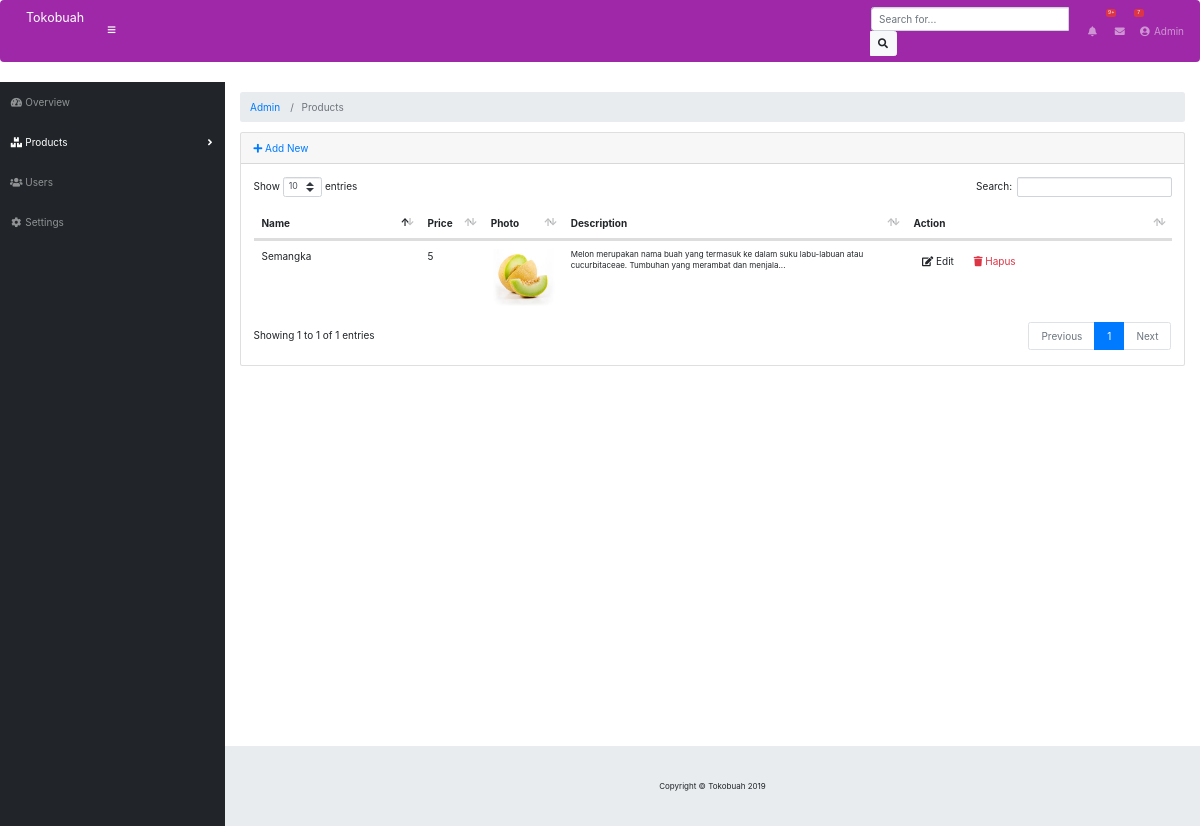
Page /index.php/admin/products on the committed database.
### tables this page shows
CREATE TABLE `products` (
  `product_id` varchar(64) NOT NULL,
  `name` varchar(255) NOT NULL,
  `price` int(11) NOT NULL,
  `image` varchar(255) NOT NULL DEFAULT 'default.jpg',
  `description` text NOT NULL
);

### application/controllers/admin/Products.php (called while the page is built, shortened)
<?php
class Products extends CI_Controller
{
    public function __construct()
    {
        $this->load->model("product_model");
    }
    public function index()
    {
        $data["products"] = $this->product_model->getAll();
        $this->load->view("admin/product/list", $data);
    }
}

### index.php (called while the page is built, shortened)
<?php
require_once BASEPATH.'core/CodeIgniter.php';

### application/models/Product_model.php (called while the page is built, shortened)
<?php defined('BASEPATH') OR exit('No direct script access allowed');
class Product_model extends CI_Model
{
    private $_table = "products";
    public function getAll()
    {
        return $this->db->get($this->_table)->result();
    }
}

### application/views/admin/product/list.php (the view, shortened to what this page needs)
<!DOCTYPE html>
<html lang="en">
<head>
	<?php $this->load->view("admin/_partials/head.php") ?>
</head>
<body id="page-top">
	<?php $this->load->view("admin/_partials/navbar.php") ?>
	<div id="wrapper">
		<?php $this->load->view("admin/_partials/sidebar.php") ?>
		<div id="content-wrapper">
			<div class="container-fluid">
				<?php $this->load->view("admin/_partials/breadcrumb.php") ?>
				<div class="card mb-3">
					<div class="card-header">
						<a href="<?php echo site_url('admin/products/add') ?>"><i class="fas fa-plus"></i> Add New</a>
					</div>
					<div class="card-body">
						<div class="table-responsive">
							<table class="table table-hover" id="dataTable" width="100%" cellspacing="0">
								<thead>
									<tr>
										<th>Name</th>
										<th>Price</th>
										<th>Photo</th>
										<th>Description</th>
										<th>Action</th>
									</tr>
								</thead>
								<tbody>
									<?php foreach ($products as $product): ?>
									<tr>
										<td width="150">
											<?php echo $product->name ?>
										</td>
										<td>
											<?php echo $product->price ?>
										</td>
										<td>
											<img src="<?php echo base_url('upload/product/'.$product->image) ?>" width="64" />
										</td>
										<td class="small">
											<?php echo substr($product->description, 0, 120) ?>...</td>
										<td width="250">
											<a href="<?php echo site_url('admin/products/edit/'.$product->product_id) ?>"
											 class="btn btn-small"><i class="fas fa-edit"></i> Edit</a>
											<a onclick="deleteConfirm('<?php echo site_url('admin/products/delete/'.$product->product_id) ?>')"
											 href="#!" class="btn btn-small text-danger"><i class="fas fa-trash"></i> Hapus</a>
										</td>
									</tr>
									<?php endforeach; ?>
								</tbody>
							</table>
						</div>
					</div>
				</div>
			</div>
			<?php $this->load->view("admin/_partials/footer.php") ?>
		</div>
	</div>
</body>
</html>

### application/views/admin/_partials/head.php (shortened to what this page needs)
<link href="<?php echo base_url('assets/bootstrap/css/bootstrap.min.css') ?>" rel="stylesheet">
<link href="<?php echo base_url('assets/fontawesome-free/css/all.min.css') ?>" rel="stylesheet" type="text/css">
<link href="<?php echo base_url('assets/datatables/dataTables.bootstrap4.css') ?>" rel="stylesheet">
<link href="<?php echo base_url('css/sb-admin.css') ?>" rel="stylesheet">

### application/views/admin/_partials/navbar.php (shortened to what this page needs)
<nav class="navbar navbar-expand navbar-dark bg-success static-top">
    <a class="navbar-brand mr-1" href="<?php echo site_url('admin') ?>"><?php echo SITE_NAME ?></a>
    <button class="btn btn-link btn-sm text-white order-1 order-sm-0" id="sidebarToggle" href="#">
        <i class="fas fa-bars"></i>
    </button>
    <form class="d-none d-md-inline-block form-inline ml-auto mr-0 mr-md-3 my-2 my-md-0">
        <div class="input-group">
            <input type="text" class="form-control" placeholder="Search for..." aria-label="Search" aria-describedby="basic-addon2">
            <div class="input-group-append">
                <button class="btn btn-light" type="button">
                    <i class="fas fa-search"></i>
                </button>
            </div>
        </div>
    </form>
    <ul class="navbar-nav ml-auto ml-md-0">
        <li class="nav-item dropdown no-arrow mx-1">
            <a class="nav-link dropdown-toggle" href="#" id="alertsDropdown" role="button" data-toggle="dropdown" aria-haspopup="true"
                aria-expanded="false">
                <i class="fas fa-bell fa-fw"></i>
                <span class="badge badge-danger">9+</span>
            </a>
        </li>
        <li class="nav-item dropdown no-arrow mx-1">
            <a class="nav-link dropdown-toggle" href="#" id="messagesDropdown" role="button" data-toggle="dropdown" aria-haspopup="true"
                aria-expanded="false">
                <i class="fas fa-envelope fa-fw"></i>
                <span class="badge badge-danger">7</span>
            </a>
        </li>
        <li class="nav-item dropdown no-arrow">
            <a class="nav-link dropdown-toggle" href="#" id="userDropdown" role="button" data-toggle="dropdown" aria-haspopup="true"
                aria-expanded="false">
                <i class="fas fa-user-circle fa-fw"></i> Admin
            </a>
        </li>
    </ul>
</nav>

### application/views/admin/_partials/sidebar.php (shortened to what this page needs)
<ul class="sidebar navbar-nav">
    <li class="nav-item <?php echo $this->uri->segment(2) == '' ? 'active': '' ?>">
        <a class="nav-link" href="<?php echo site_url('admin') ?>">
            <i class="fas fa-fw fa-tachometer-alt"></i>
            <span>Overview</span>
        </a>
    </li>
    <li class="nav-item dropdown <?php echo $this->uri->segment(2) == 'products' ? 'active': '' ?>">
        <a class="nav-link dropdown-toggle" href="#" id="pagesDropdown" role="button" data-toggle="dropdown" aria-haspopup="true"
            aria-expanded="false">
            <i class="fas fa-fw fa-boxes"></i>
            <span>Products</span>
        </a>
    </li>
    <li class="nav-item">
        <a class="nav-link" href="#">
            <i class="fas fa-fw fa-users"></i>
            <span>Users</span></a>
    </li>
    <li class="nav-item">
        <a class="nav-link" href="#">
            <i class="fas fa-fw fa-cog"></i>
            <span>Settings</span></a>
    </li>
</ul>

### application/views/admin/_partials/breadcrumb.php
<ol class="breadcrumb">
<?php foreach ($this->uri->segments as $segment): ?>
	<?php
		$url = substr($this->uri->uri_string, 0, strpos($this->uri->uri_string, $segment)) . $segment;
		$is_active =  $url == $this->uri->uri_string;
	?>
	<li class="breadcrumb-item <?php echo $is_active ? 'active': '' ?>">
		<?php if($is_active): ?>
			<?php echo ucfirst($segment) ?>
		<?php else: ?>
			<a href="<?php echo site_url($url) ?>"><?php echo ucfirst($segment) ?></a>
		<?php endif; ?>
	</li>
<?php endforeach; ?>
</ol>

### application/views/admin/_partials/footer.php
<footer class="sticky-footer">
  <div class="container my-auto">
    <div class="copyright text-center my-auto">
      <span>Copyright © <?php echo SITE_NAME ." ". Date('Y') ?></span>
    </div>
  </div>
</footer>

### rows in the picture
products: name "Semangka", price "5", image (picture), description "Melon merupakan nama buah yang termasuk ke dalam suku labu-labuan atau cucurbitaceae. Tumbuhan yang merambat dan menjala"

### other values in the picture
SITE_NAME "Tokobuah"
$segment "Admin"
$segment "Products"
Date('Y') "2019"
